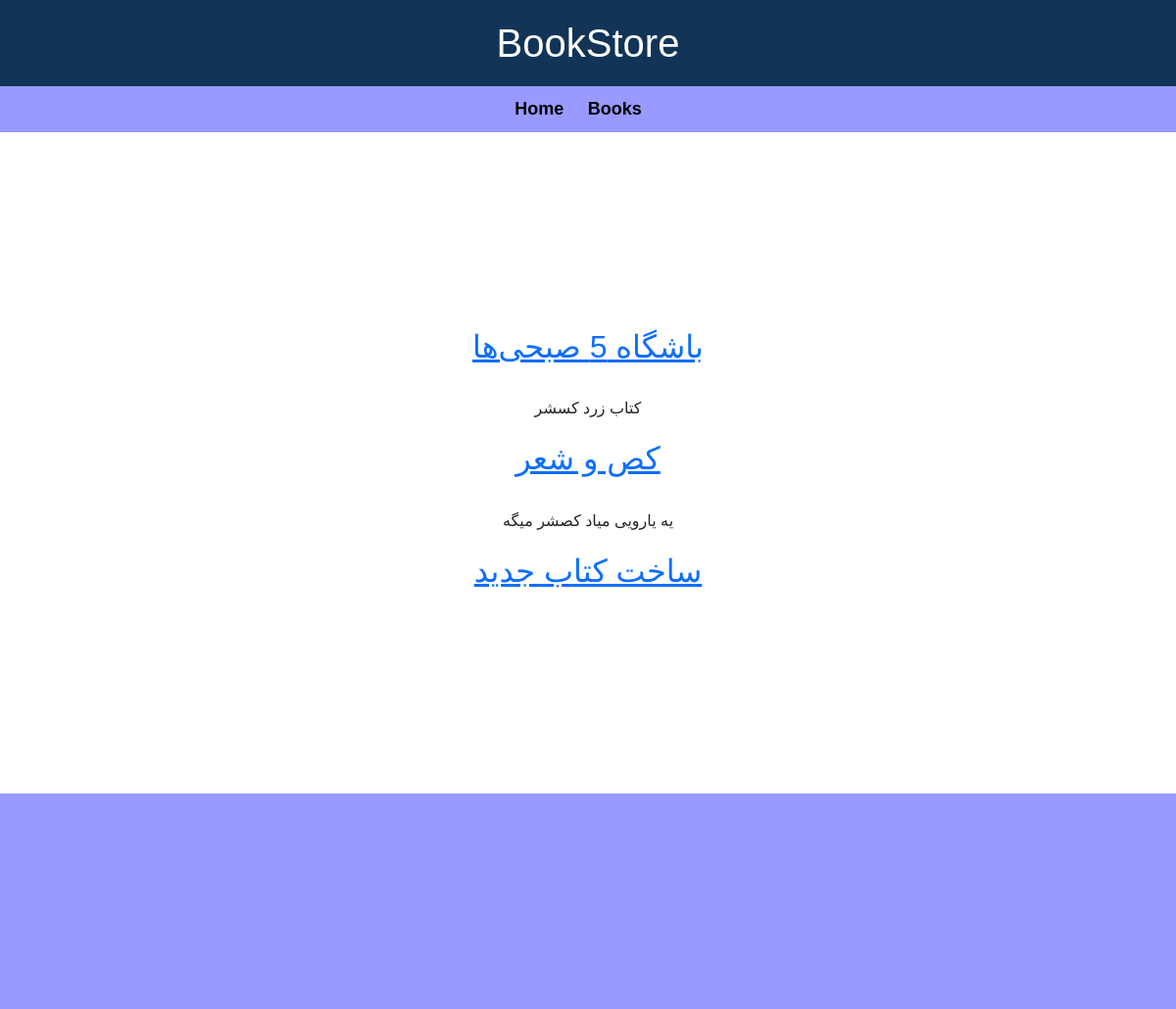
The page /books/ on the database its author committed.
### books/models.py (models this page shows, shortened)
class Book(models.Model):
    title = models.CharField(max_length=200)
    author = models.CharField(max_length=200)
    content = models.TextField()
    price = models.DecimalField(max_digits=6, decimal_places=2)
    def get_absolute_url(self):
        return reverse('book_detail', args=[self.id])

### books/views.py (the view)
# urls.py: path('', views.BookListView.as_view(), name = 'book_list' ),
class BookListView(generic.ListView):
    model = Book
    template_name = 'book/book_list_view.html'
    context_object_name = 'books'

### books/templates/books/book_list.html (shortened to what this page needs)
{% extends '_base.html' %}
{% block content %}
{% for book in books%}
<a href = "{{book.get_absolute_url}}"><h2>{{book.title}}</h2></a>
<br>
<p>{{book.content}} </p>
{% endfor %}
<a href = "{% url 'create_book' %}"><h2>ساخت کتاب جدید</h2></a>
{% endblock%}

### templates/_base.html (style rules this page uses)
body { margin: 0; padding: 0; font-family: Arial, sans-serif; }
p { font-size: 16px; line-height: 1.5; margin-bottom: 20px; }

### rows shown on the page
Book: title "باشگاه 5 صبحی‌ها", content "کتاب زرد کسشر"
Book: title "کص و شعر", content "یه یارویی میاد کصشر میگه"
